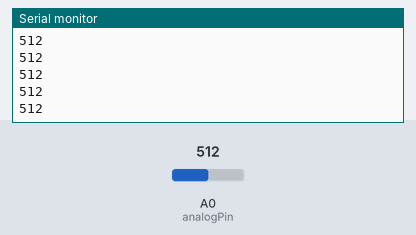
The sketch below on a simulated Arduino Uno, built with avr-gcc and run on an emulated ATmega328P. Shown: the last lines printed to the serial monitor. The test bench sets the inputs (shaded band); at power-on: A0 (analogPin) = 512.

Above: at 1.2 s.
1.3 s: A0 (analogPin) set to 716
At 2.1 s:
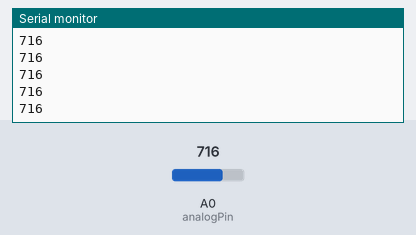
2.8 s: A0 (analogPin) set to 900
At 3.9 s:
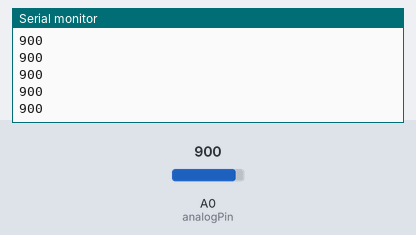
Timing chart, 0 to 5.8 s (numbered marks = the images above; inputs shaded):
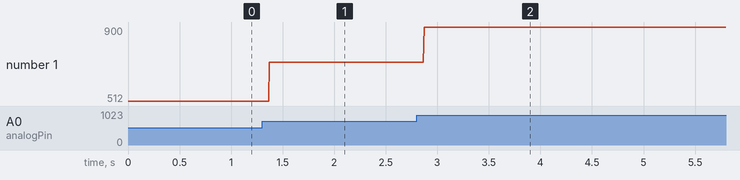

Measured:
- after the input at 1.3 s, the serial monitor: prints a new line after 0.07 s (image 1)
- after the input at 2.8 s, the serial monitor: prints a new line after 0.07 s (image 2)
- plotted number 1: 512 → 716 after the input at 1.3 s, 716 → 900 after the input at 2.8 s

The sketch:

banana_meter.ino
```cpp
int analogPin = A0;

void setup() {
  Serial.begin(9600);             //see Tools > Serial Monitor for output
  pinMode(analogPin, INPUT);
}

void loop() {
  Serial.println(analogRead(analogPin));
}
```
